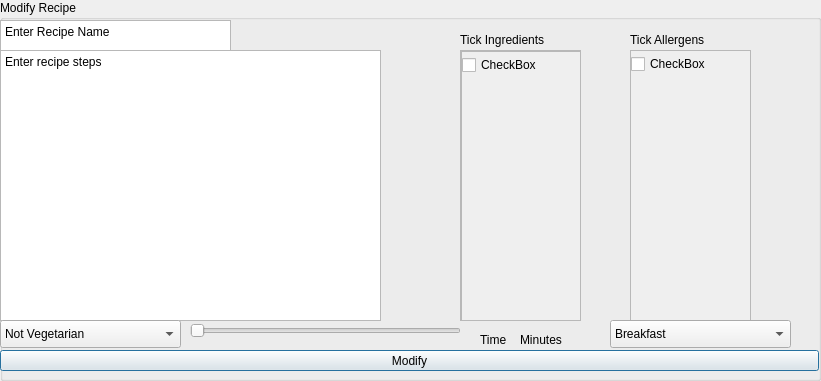
<?xml version="1.0" encoding="UTF-8"?>
<ui version="4.0">
 <class>ModifyRecipeWindow</class>
 <widget class="QDialog" name="ModifyRecipeWindow">
  <property name="geometry">
   <rect>
    <x>0</x>
    <y>0</y>
    <width>821</width>
    <height>381</height>
   </rect>
  </property>
  <property name="windowTitle">
   <string>Dialog</string>
  </property>
  <widget class="QWidget" name="verticalLayoutWidget">
   <property name="geometry">
    <rect>
     <x>0</x>
     <y>0</y>
     <width>821</width>
     <height>481</height>
    </rect>
   </property>
   <layout class="QVBoxLayout" name="verticalLayout">
    <property name="spacing">
     <number>1</number>
    </property>
    <property name="sizeConstraint">
     <enum>QLayout::SetNoConstraint</enum>
    </property>
    <property name="bottomMargin">
     <number>100</number>
    </property>
    <item>
     <widget class="QGroupBox" name="groupBox">
      <property name="title">
       <string>Modify Recipe</string>
      </property>
      <widget class="QTextEdit" name="Name">
       <property name="geometry">
        <rect>
         <x>0</x>
         <y>20</y>
         <width>231</width>
         <height>31</height>
        </rect>
       </property>
       <property name="html">
        <string>&lt;!DOCTYPE HTML PUBLIC &quot;-//W3C//DTD HTML 4.0//EN&quot; &quot;http://www.w3.org/TR/REC-html40/strict.dtd&quot;&gt;
&lt;html&gt;&lt;head&gt;&lt;meta name=&quot;qrichtext&quot; content=&quot;1&quot; /&gt;&lt;meta charset=&quot;utf-8&quot; /&gt;&lt;style type=&quot;text/css&quot;&gt;
p, li { white-space: pre-wrap; }
hr { height: 1px; border-width: 0; }
li.unchecked::marker { content: &quot;\2610&quot;; }
li.checked::marker { content: &quot;\2612&quot;; }
&lt;/style&gt;&lt;/head&gt;&lt;body style=&quot; font-family:'Segoe UI'; font-size:9pt; font-weight:400; font-style:normal;&quot;&gt;
&lt;p style=&quot; margin-top:0px; margin-bottom:0px; margin-left:0px; margin-right:0px; -qt-block-indent:0; text-indent:0px;&quot;&gt;Enter Recipe Name&lt;/p&gt;&lt;/body&gt;&lt;/html&gt;</string>
       </property>
      </widget>
      <widget class="QPlainTextEdit" name="Steps">
       <property name="geometry">
        <rect>
         <x>0</x>
         <y>50</y>
         <width>381</width>
         <height>271</height>
        </rect>
       </property>
       <property name="sizePolicy">
        <sizepolicy hsizetype="Fixed" vsizetype="Expanding">
         <horstretch>0</horstretch>
         <verstretch>0</verstretch>
        </sizepolicy>
       </property>
       <property name="plainText">
        <string>Enter recipe steps</string>
       </property>
      </widget>
      <widget class="QComboBox" name="Restrictions">
       <property name="geometry">
        <rect>
         <x>0</x>
         <y>320</y>
         <width>181</width>
         <height>28</height>
        </rect>
       </property>
       <item>
        <property name="text">
         <string>Not Vegetarian</string>
        </property>
       </item>
       <item>
        <property name="text">
         <string>Vegetarian</string>
        </property>
       </item>
      </widget>
      <widget class="QScrollArea" name="scrollArea">
       <property name="geometry">
        <rect>
         <x>460</x>
         <y>50</y>
         <width>121</width>
         <height>271</height>
        </rect>
       </property>
       <property name="widgetResizable">
        <bool>true</bool>
       </property>
       <widget class="QWidget" name="scrollAreaWidgetContents">
        <property name="geometry">
         <rect>
          <x>0</x>
          <y>0</y>
          <width>119</width>
          <height>269</height>
         </rect>
        </property>
        <widget class="QCheckBox" name="checkBox">
         <property name="geometry">
          <rect>
           <x>0</x>
           <y>0</y>
           <width>93</width>
           <height>26</height>
          </rect>
         </property>
         <property name="text">
          <string>CheckBox</string>
         </property>
        </widget>
        <widget class="QScrollArea" name="scrollArea_3">
         <property name="geometry">
          <rect>
           <x>0</x>
           <y>0</y>
           <width>121</width>
           <height>271</height>
          </rect>
         </property>
         <property name="widgetResizable">
          <bool>true</bool>
         </property>
         <widget class="QWidget" name="scrollAreaWidgetContents_3">
          <property name="geometry">
           <rect>
            <x>0</x>
            <y>0</y>
            <width>119</width>
            <height>269</height>
           </rect>
          </property>
          <widget class="QCheckBox" name="checkBox_3">
           <property name="geometry">
            <rect>
             <x>0</x>
             <y>0</y>
             <width>93</width>
             <height>26</height>
            </rect>
           </property>
           <property name="text">
            <string>CheckBox</string>
           </property>
          </widget>
         </widget>
        </widget>
       </widget>
      </widget>
      <widget class="QLabel" name="label">
       <property name="geometry">
        <rect>
         <x>460</x>
         <y>30</y>
         <width>181</width>
         <height>20</height>
        </rect>
       </property>
       <property name="text">
        <string>Tick Ingredients</string>
       </property>
      </widget>
      <widget class="QPushButton" name="pushButton">
       <property name="geometry">
        <rect>
         <x>0</x>
         <y>350</y>
         <width>819</width>
         <height>21</height>
        </rect>
       </property>
       <property name="text">
        <string>Modify</string>
       </property>
      </widget>
      <widget class="QScrollArea" name="scrollArea_2">
       <property name="geometry">
        <rect>
         <x>630</x>
         <y>50</y>
         <width>121</width>
         <height>271</height>
        </rect>
       </property>
       <property name="widgetResizable">
        <bool>true</bool>
       </property>
       <widget class="QWidget" name="scrollAreaWidgetContents_2">
        <property name="geometry">
         <rect>
          <x>0</x>
          <y>0</y>
          <width>119</width>
          <height>269</height>
         </rect>
        </property>
        <widget class="QCheckBox" name="checkBox_2">
         <property name="geometry">
          <rect>
           <x>0</x>
           <y>0</y>
           <width>93</width>
           <height>26</height>
          </rect>
         </property>
         <property name="text">
          <string>CheckBox</string>
         </property>
        </widget>
       </widget>
      </widget>
      <widget class="QLabel" name="label_2">
       <property name="geometry">
        <rect>
         <x>630</x>
         <y>30</y>
         <width>181</width>
         <height>20</height>
        </rect>
       </property>
       <property name="text">
        <string>Tick Allergens</string>
       </property>
      </widget>
      <widget class="QComboBox" name="Category">
       <property name="geometry">
        <rect>
         <x>610</x>
         <y>320</y>
         <width>181</width>
         <height>28</height>
        </rect>
       </property>
       <item>
        <property name="text">
         <string>Breakfast</string>
        </property>
       </item>
       <item>
        <property name="text">
         <string>Lunch</string>
        </property>
       </item>
       <item>
        <property name="text">
         <string>Dinner</string>
        </property>
       </item>
       <item>
        <property name="text">
         <string>Snack</string>
        </property>
       </item>
       <item>
        <property name="text">
         <string>Dessert</string>
        </property>
       </item>
      </widget>
      <widget class="QSlider" name="TimeToCook">
       <property name="geometry">
        <rect>
         <x>190</x>
         <y>320</y>
         <width>271</width>
         <height>21</height>
        </rect>
       </property>
       <property name="maximum">
        <number>300</number>
       </property>
       <property name="orientation">
        <enum>Qt::Horizontal</enum>
       </property>
      </widget>
      <widget class="QLabel" name="TimeToCookLabel">
       <property name="geometry">
        <rect>
         <x>480</x>
         <y>330</y>
         <width>63</width>
         <height>20</height>
        </rect>
       </property>
       <property name="text">
        <string>Time</string>
       </property>
      </widget>
      <widget class="QLabel" name="TimeToCookLabel_2">
       <property name="geometry">
        <rect>
         <x>520</x>
         <y>330</y>
         <width>63</width>
         <height>20</height>
        </rect>
       </property>
       <property name="text">
        <string>Minutes</string>
       </property>
      </widget>
     </widget>
    </item>
   </layout>
  </widget>
 </widget>
 <resources/>
 <connections/>
</ui>
